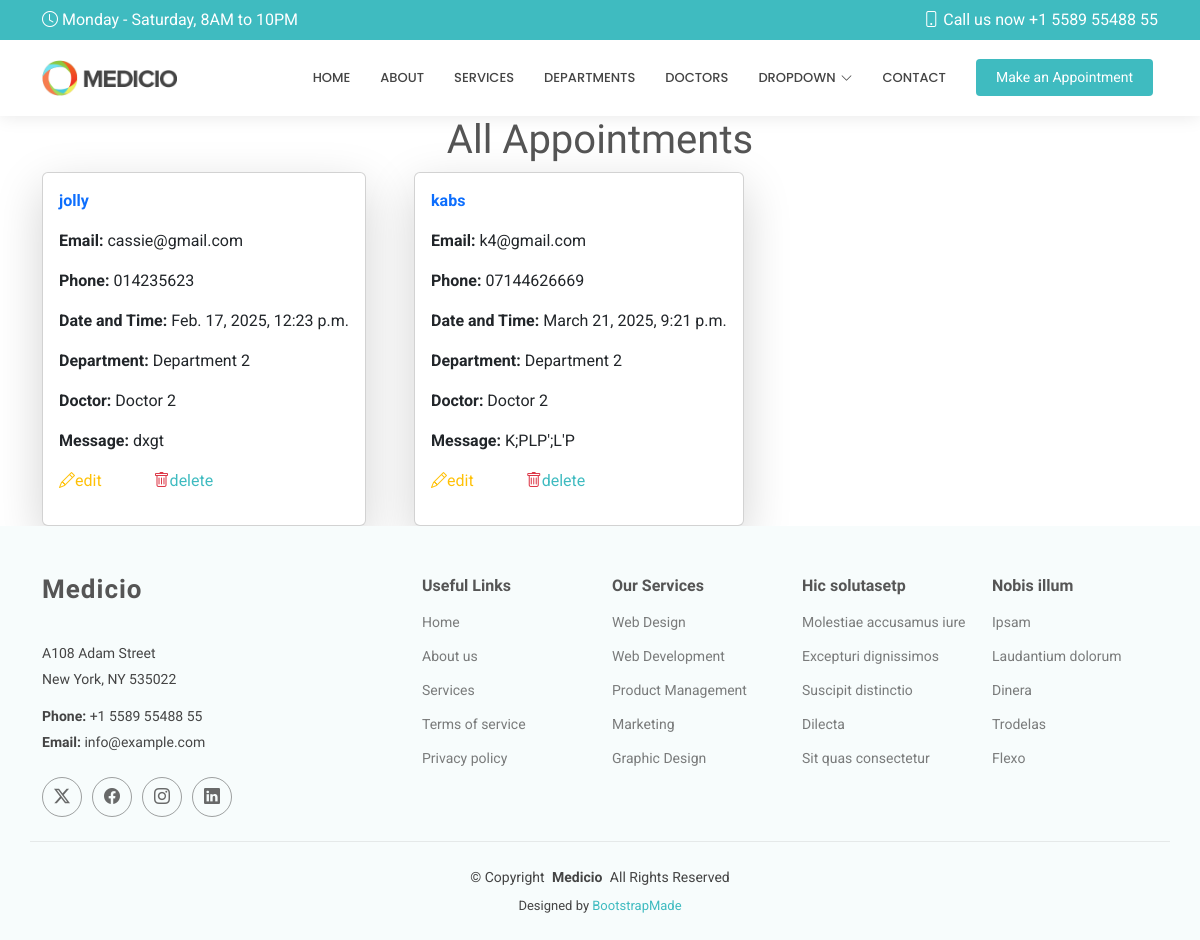
Before: /show/ with the older database file.
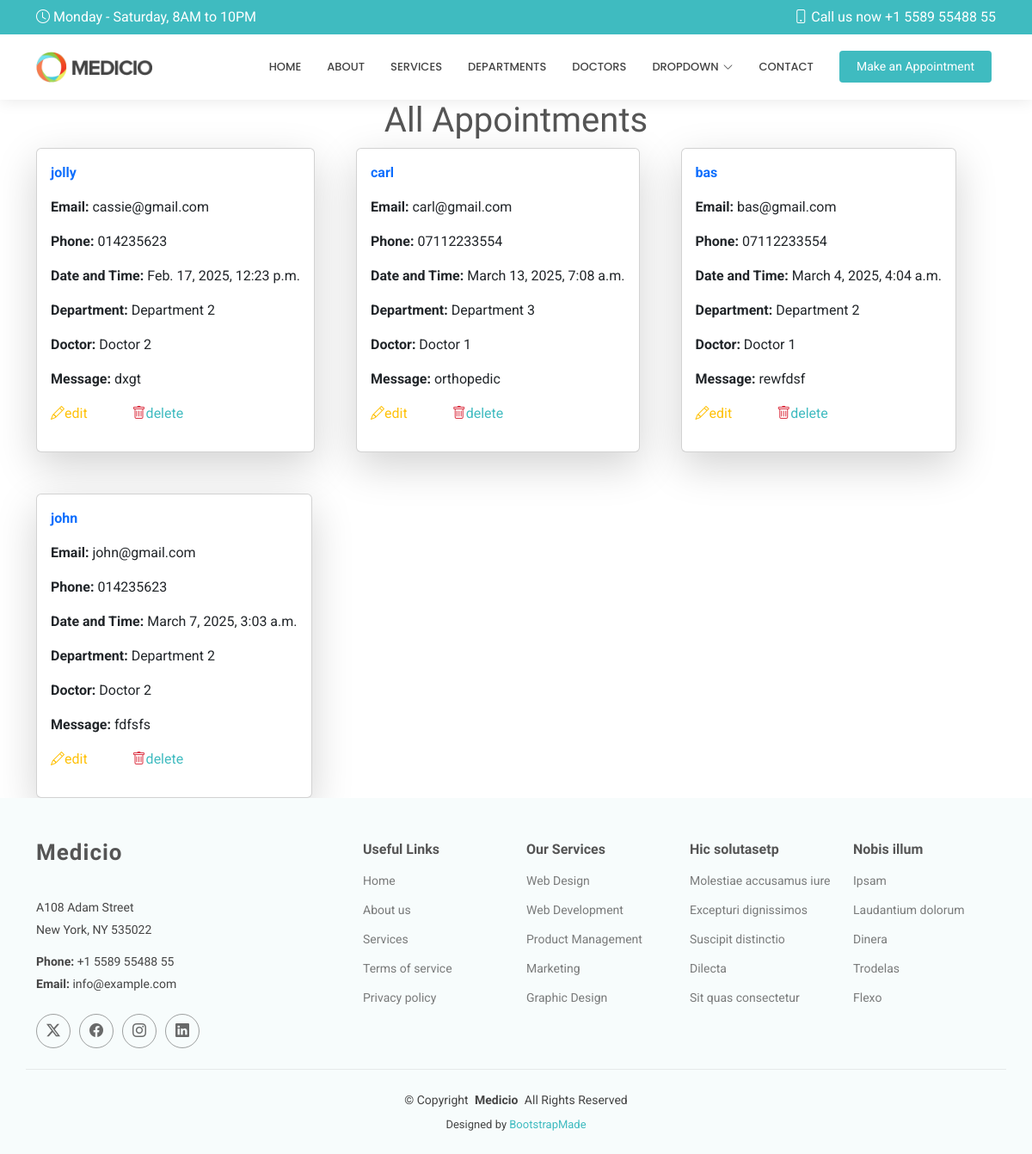
After: the same page with the newer database file.
### hospitalapp/models.py (models this page shows, shortened)
class appointment(models.Model):
  name = models.CharField(max_length=50)
  email = models.EmailField()
  phone= models.CharField(max_length=15)
  date = models.DateTimeField()
  department = models.CharField(max_length=50)
  doctor = models.CharField(max_length=50)
  message = models.TextField()

### hospitalapp/views.py (the view)
# urls.py: path('show/', views.show,name='show'),
def show(request):
    all =appointment.objects.all()
    return render(request,'show.html',{'all':all})

### templates/show.html (shortened to what this page needs)
 {% extends 'starter-page.html' %}
 {% load static %}
 {% block content %}
   <h1 class="text-center">All Appointments</h1>
<div class="d-flex flex-wrap gap-5 container">
{% for  x in all %}
 <div class="card w-30 p-3 shadow-lg">
 <p class="fw-bold text-primary">{{ x.name }}</p>
 <p><b> Email:</b> {{ x.email }}</p>
 <p><b> Phone:</b> {{ x.phone }}</p>
 <p><b> Date and Time:</b> {{ x.date }}</p>
 <p><b> Department:</b> {{ x.department }}</p>
 <p><b> Doctor:</b> {{ x.doctor }}</p>
 <p><b> Message:</b> {{ x.message }}</p>
<p>
  <a href="{% url 'edit' x.id %}" class="text-warning me-5">
    <i class="bi bi-pencil"></i>edit
  </a>
  <a href="/delete/{{ x.id }}" >
  <i class="bi bi-trash text-danger"></i>delete
    </a>
</p>
 </div>
{% endfor %}
</div>
 {% endblock %}

Changed rows visible on the page:
removed appointment: name "kabs", email "k4@gmail.com", phone "07144626669", date "March 21, 2025, 9:21 p.m.", department "Department 2", doctor "Doctor 2", message "K;PLP';L'P"
added appointment: name "carl", email "carl@gmail.com", phone "07112233554", date "March 13, 2025, 7:08 a.m.", department "Department 3", doctor "Doctor 1", message "orthopedic"
added appointment: name "bas", email "bas@gmail.com", phone "07112233554", date "March 4, 2025, 4:04 a.m.", department "Department 2", doctor "Doctor 1", message "rewfdsf"
added appointment: name "john", email "john@gmail.com", phone "014235623", date "March 7, 2025, 3:03 a.m.", department "Department 2", doctor "Doctor 2", message "fdfsfs"
